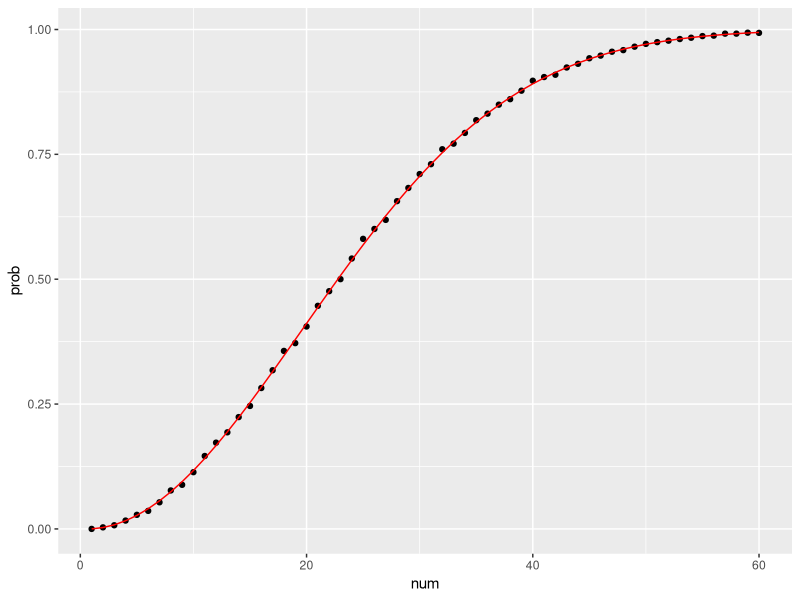
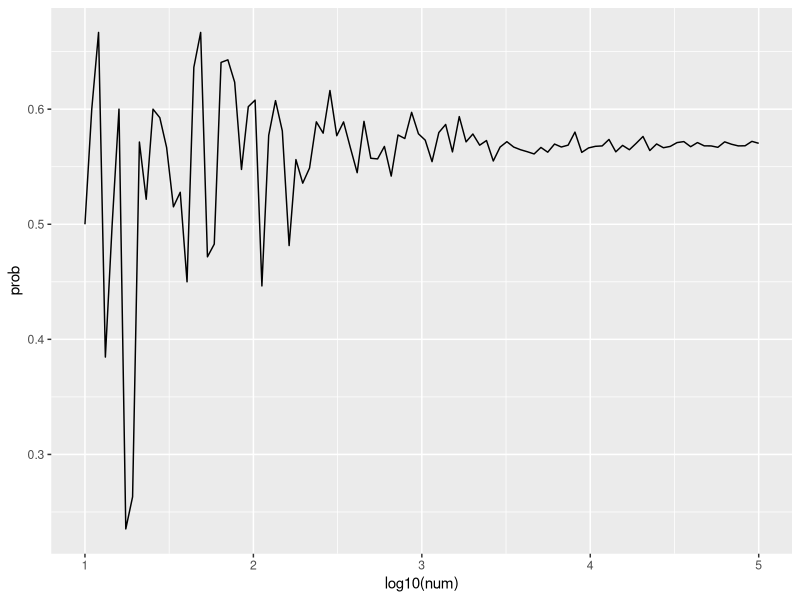

These figures' R source, in order:
sample_birthdays <- function(num) {
  birth_days <- sample(1:365, num, replace = TRUE)
  any(duplicated(birth_days))
}

same_birthday_with_montecarlo <- function(num, b=10000) {
  mean(replicate(b, sample_birthdays(num)))
}

num <- seq(1, 60)
prob <- sapply(num, same_birthday_with_montecarlo)

same_birthday_with_math <- function(num) {
  # `prod` means product all elements
  prob_unique <- prod((seq(365, 365 - num + 1) / 365))
  1 - prob_unique
}

eprob <- sapply(num, same_birthday_with_math)

library(tidyverse)
png("mc_and_math.png")
qplot(num, prob) + geom_line(aes(num, eprob), col = "red")

# Check the stability

num <- 10 ^ seq(1, 5, len = 100)
prob <- sapply(num, function(b, num=25) {
  # Replace `num` with `b` for sapply
  same_birthday_with_montecarlo(num, b)
})

png("stability.png")
qplot(log10(num), prob, geom = "line")
